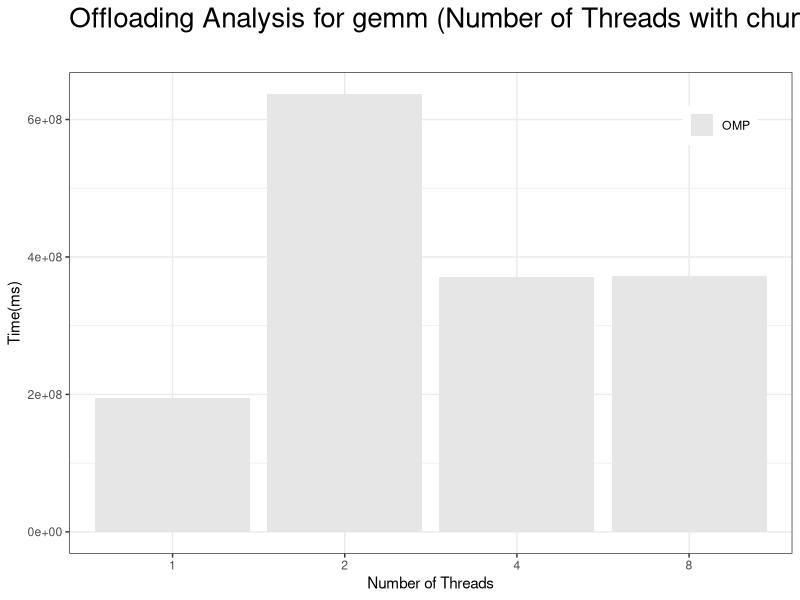
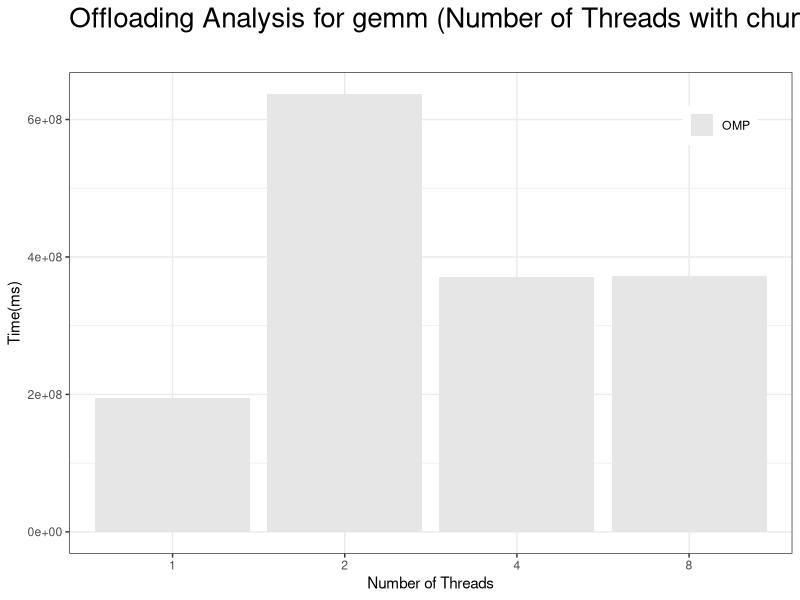
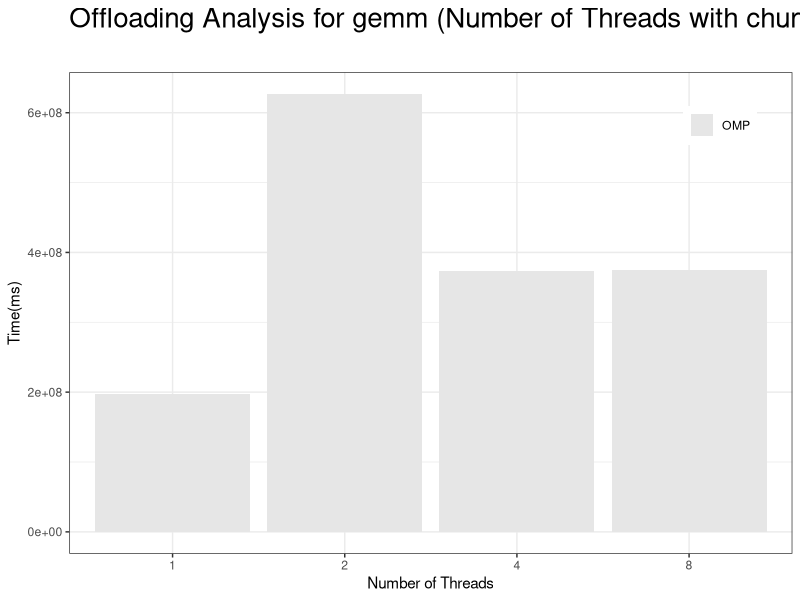
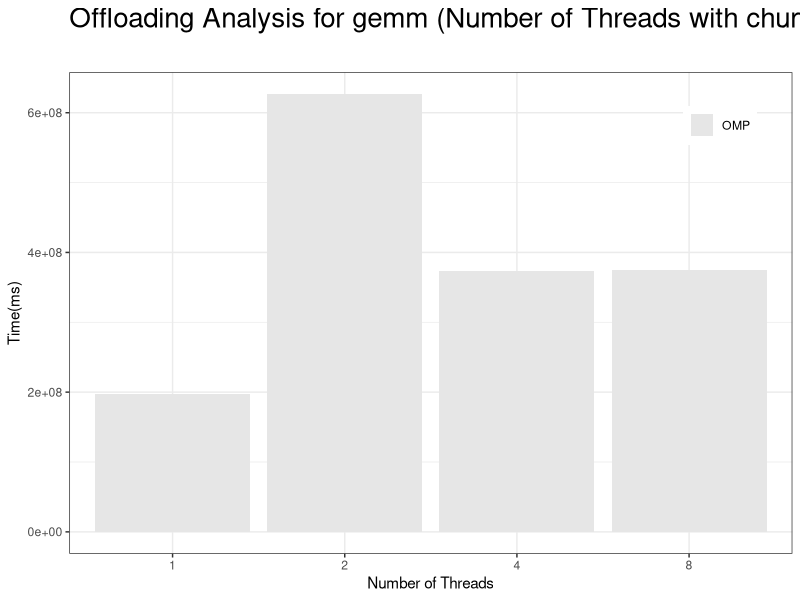
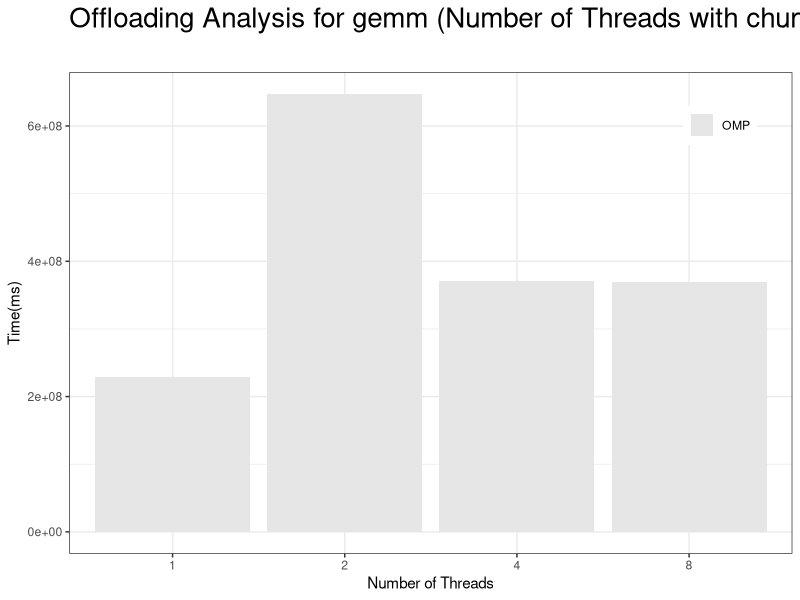
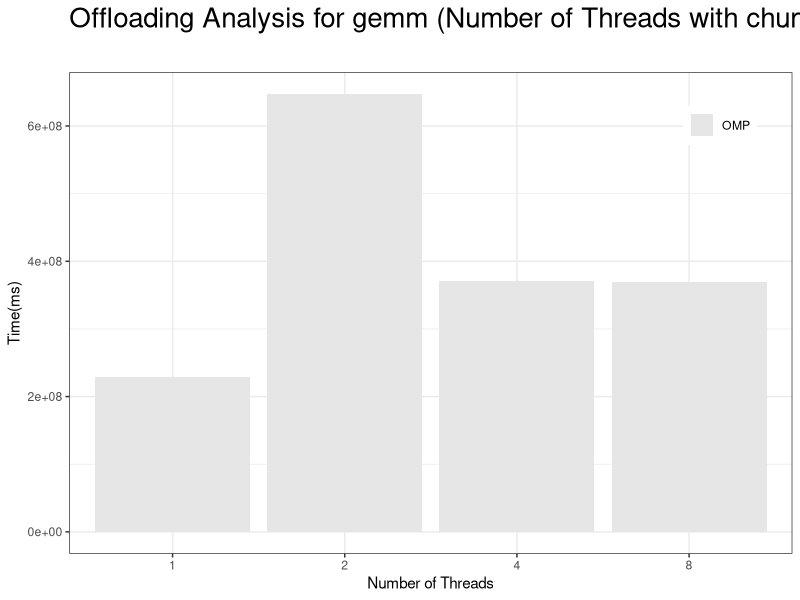
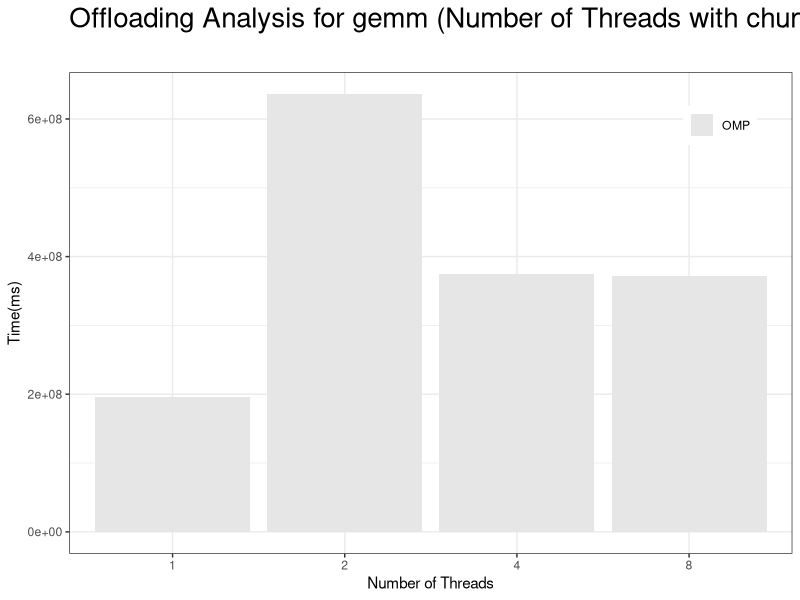
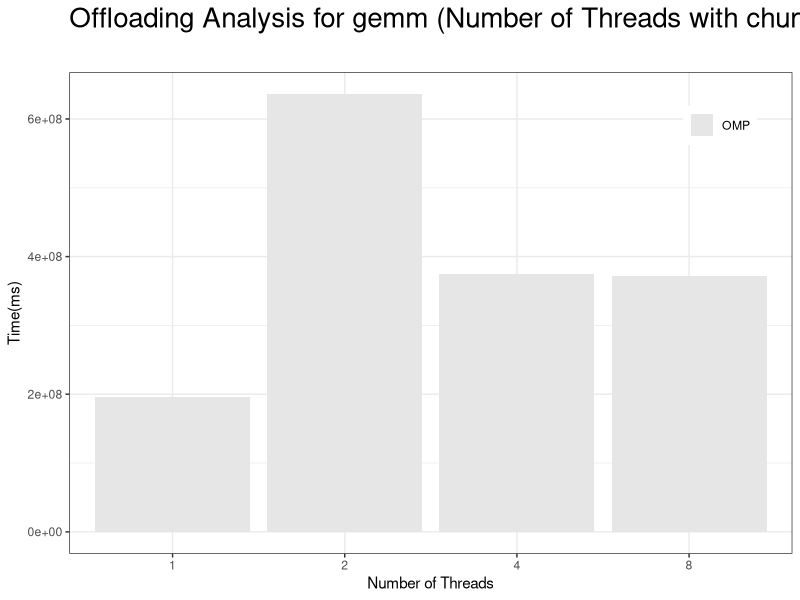

Source code (R) for these figures, in order:
library(plyr)
library(ggplot2)
library(scales) # to access break formatting functions
#library(pdf)

# Multiple plot function
#
# ggplot objects can be passed in ..., or to plotlist (as a list of ggplot objects)
# - cols:   Number of columns in layout
# - layout: A matrix specifying the layout. If present, 'cols' is ignored.
#
# If the layout is something like matrix(c(1,2,3,3), nrow=2, byrow=TRUE),
# then plot 1 will go in the upper left, 2 will go in the upper right, and
# 3 will go all the way across the bottom.
#
multiplot <- function(..., plotlist=NULL, file, cols=1, layout=NULL) {
  library(grid)

  # Make a list from the ... arguments and plotlist
  plots <- c(list(...), plotlist)

  numPlots = length(plots)

  # If layout is NULL, then use 'cols' to determine layout
  if (is.null(layout)) {
    # Make the panel
    # ncol: Number of columns of plots
    # nrow: Number of rows needed, calculated from # of cols
    layout <- matrix(seq(1, cols * ceiling(numPlots/cols)),
                    ncol = cols, nrow = ceiling(numPlots/cols))
  }

 if (numPlots==1) {
    print(plots[[1]])

  } else {
    # Set up the page
    grid.newpage()
    pushViewport(viewport(layout = grid.layout(nrow(layout), ncol(layout))))

    # Make each plot, in the correct location
    for (i in 1:numPlots) {
      # Get the i,j matrix positions of the regions that contain this subplot
      matchidx <- as.data.frame(which(layout == i, arr.ind = TRUE))

      print(plots[[i]], vp = viewport(layout.pos.row = matchidx$row,
                                      layout.pos.col = matchidx$col))
    }
  }
}

# Insert rows in data frame.
# Usage: 
# r <- nrow(existingDF) + 1
# newrow <- c(2,3,4,5)
# insertRow(existingDF, newrow, r)
# insertRow(existingDF, c(9,6,3,1), 1)
insertRow <- function(existingDF, newrow, r) {
  existingDF[seq(r+1,nrow(existingDF)+1),] <- existingDF[seq(r,nrow(existingDF)),]
  existingDF[r,] <- newrow
  existingDF
}

##meus dados
setwd("/home/todos/alunos/cm/a1625381/Área de trabalho/aula11");

# Load data about OMP, CUDA, OMP_OFF.
##abre dados do csv
data = read.csv("./src/codigo-suporte/terreno.csv");
View(data)

cdata <- ddply(data, c("exp","execution","benchmark", "size_of_data", "schedule", "chunk_size", "num_threads", "version", "num_threads", "N", "ORIG", "OMP"), summarise,
                   N    = length(chunk_size),
                   mean_orig = mean(ORIG),
                   mean_omp = mean(OMP),
                  # mean_omp_off = mean(OMP_OFF),
                  # mean_cuda_kernel_1 = mean(CUDA_KERNEL1),
                  # mean_cuda_kernel_2 = mean(CUDA_KERNEL2),
                  # mean_cuda_kernel_3 = mean(CUDA_KERNEL3),
                  # mean_cuda = mean_cuda_kernel_1 + mean_cuda_kernel_2 + mean_cuda_kernel_3,
                  # mean_dt_h2d = mean(DT_H2D),
                  # mean_dt_d2h = mean(DT_D2H),
                   
                   sd_orig = 2 * sd(ORIG),
                   sd_omp = 2 * sd(OMP),
                  # sd_omp_off = 2 * sd(OMP_OFF),
                  # sd_cuda_kernel_1 = 2 * sd(CUDA_KERNEL1),
                  # sd_cuda_kernel_2 = 2 * sd(CUDA_KERNEL2),
                  # sd_cuda_kernel_3 = 2 * sd(CUDA_KERNEL3),
                  # sd_cuda = sd_cuda_kernel_1 + sd_cuda_kernel_2 + sd_cuda_kernel_3,
                  # sd_dt_h2d = 2 * sd(DT_H2D),
                  # sd_dt_d2h = 2 * sd(DT_D2H),
                   
                   se_orig = sd_orig / sqrt(N),
                   se_omp = sd_omp / sqrt(N),
                  # se_omp_off = sd_omp_off / sqrt(N),
                  # se_cuda_kernel_1 = sd_cuda_kernel_1 / sqrt(N),
                  # se_cuda_kernel_2 = sd_cuda_kernel_2 / sqrt(N),
                  # se_cuda_kernel_3 = sd_cuda_kernel_3 / sqrt(N),
                  # se_cuda = se_cuda_kernel_1 + se_cuda_kernel_2 + se_cuda_kernel_3,
                  # se_dt_h2d = sd_dt_h2d / sqrt(N),
                  # se_dt_d2h = sd_dt_d2h / sqrt(N),
                   
                   mean_plot_value = 0.0,
                   se_plot_value = 0.0,
                   sd_plot_value = 0.0
                  # sum_work_finish_before_offload_decision = sum(WORK_FINISHED_BEFORE_OFFLOAD_DECISION),
                  # sum_reach_offload_decision_point = sum(REACH_OFFLOAD_DECISION_POINT),
                  # sum_decided_by_offloading = sum(DECIDED_BY_OFFLOADING),
                  # sum_made_the_offloading = sum(MADE_THE_OFFLOADING)
)

View(cdata)

# Prepare column to plot.
cdata$mean_plot_value  <- ifelse(cdata$version == "OMP", cdata$mean_omp, ifelse(cdata$version == "OMP+OFF", cdata$mean_omp_off, cdata$mean_cuda))
cdata$sd_plot_value  <- ifelse(cdata$version == "OMP", cdata$sd_omp, ifelse(cdata$version == "OMP+OFF", cdata$sd_omp_off, cdata$sd_cuda))
cdata$se_plot_value  <- ifelse(cdata$version == "OMP", cdata$se_omp, ifelse(cdata$version == "OMP+OFF", cdata$se_omp_off, cdata$se_cuda))

#test <-subset(cdata, version == "OMP+OFF")
#write.csv(test, file = "gemm-execucoes-nao-alcancaram-ponto-decisao.csv")

#    exp     size_of_data  N  mean_orig mean_cuda      sd_orig    sd_cuda      se_orig
df_data = data.frame(x=cdata$num_threads, y=cdata$chunk_size, z=cdata$mean_orig, z_se=cdata$se_orig, z_sd=cdata$sd_orig, t=cdata$mean_plot_value, t_se=cdata$se_plot_value, t_sd=cdata$sd_plot_value, cat=cdata$version)
df_data$x = as.factor(df_data$x)
df_data$y = as.factor(df_data$y)

View(df_data)
# Chunk size 16.
# Chunk size 0 is CUDA version.
# df_plot_16 <- subset(df_data, y== 16 | y == 0)
df_plot_16 <- subset(df_data, y== 16)

View(df_plot_16)

# write.csv(df_plot, file = "chunk_size_evaluation_df_plot.csv")

# df_plot = read.csv("/dados/rogerio/USP/doutorado/prova-de-conceito/testes-prova-conceito/openmp-hook/experiments/chunk_size_evaluation/graph/chunk_size_evaluation_df_plot.csv");
# View(df_plot)

#pdf(filename="evaluating-chunk_size-benchmark-gemm-data-extralarge_dataset-num_threads-1-a-24-dynamic-chunk_size-16.pdf", width=1200, height=800);

p1 <- ggplot(df_plot_16, aes(x=x, y=t, fill=cat)) + 
  geom_bar(stat="identity", position="dodge") +
  geom_errorbar(aes(ymin=t-t_sd, ymax=t+t_sd),
                size=.5,    # Thinner lines
                width=.4,
                position=position_dodge(.9)) + 
  xlab("Number of Threads") +
  ylab("Time(ms)") +
  #scale_fill_manual(name="Experiment", # Legend label, use darker colors
  #           breaks=c("OMP+OFF", "OMP"),
  #           labels=c("OMP+OFF", "OMP"), values=c("#494949", "#927080", "#B6B6B6")) +
  ggtitle("Offloading Analysis for gemm (Number of Threads with chunk_size = 16)\n") +
  # scale_y_continuous(trans='log') +
  scale_y_continuous() +
  # scale_y_log10() +
  theme_bw() +
  #theme(legend.position=c(0.89,0.70), legend.title=element_blank())
  theme(legend.position=c(0.9,0.89), legend.title=element_blank(), plot.title = element_text(size=20))

(p1 = p1 + scale_fill_grey(start = 0.9, end = 0.2))

multiplot(p1, cols=1)
#####dev.copy2pdf(file = "evaluating-chunk_size-benchmark-gemm-data-extralarge_dataset-num_threads-1-a-24-dynamic-chunk_size-16.pdf");
# dev.off ();

# Chunk size 32.
#df_plot_32 <- subset(df_data, y== 32 | y == 0)
df_plot_32 <- subset(df_data, y== 32)

View(df_plot_32)

# write.csv(df_plot, file = "chunk_size_evaluation_df_plot.csv")

# df_plot = read.csv("/dados/rogerio/USP/doutorado/prova-de-conceito/testes-prova-conceito/openmp-hook/experiments/chunk_size_evaluation/graph/chunk_size_evaluation_df_plot.csv");
# View(df_plot)

#pdf(filename="evaluating-chunk_size-benchmark-gemm-data-extralarge_dataset-num_threads-1-a-24-dynamic-chunk_size-32.pdf", width=1200, height=800);

p2 <- ggplot(df_plot_32, aes(x=x, y=t, fill=cat)) + 
  geom_bar(stat="identity", position="dodge") +
  geom_errorbar(aes(ymin=t-t_sd, ymax=t+t_sd),
                size=.5,    # Thinner lines
                width=.4,
                position=position_dodge(.9)) + 
  xlab("Number of Threads") +
  ylab("Time(ms)") +
  #scale_fill_manual(name="Experiment", # Legend label, use darker colors
  #           breaks=c("OMP+OFF", "OMP"),
  #           labels=c("OMP+OFF", "OMP"), values=c("#494949", "#927080", "#B6B6B6")) +
  ggtitle("Offloading Analysis for gemm (Number of Threads with chunk_size = 32)\n") +
  # scale_y_continuous(trans='log') +
  scale_y_continuous() +
  # scale_y_log10() +
  theme_bw() +
  #theme(legend.position=c(0.89,0.70), legend.title=element_blank())
  theme(legend.position=c(0.9,0.89), legend.title=element_blank(), plot.title = element_text(size=20))

(p2 = p2 + scale_fill_grey(start = 0.9, end = 0.2))

multiplot(p2, cols=1)
dev.copy2pdf(file = "evaluating-chunk_size-benchmark-gemm-data-extralarge_dataset-num_threads-1-a-24-dynamic-chunk_size-32.pdf");
# dev.off ();

# Chunk size 64.
# df_plot_64 <- subset(df_data, y== 64 | y == 0)
df_plot_64 <- subset(df_data, y== 64)

View(df_plot_64)

# write.csv(df_plot, file = "chunk_size_evaluation_df_plot.csv")

# df_plot = read.csv("/dados/rogerio/USP/doutorado/prova-de-conceito/testes-prova-conceito/openmp-hook/experiments/chunk_size_evaluation/graph/chunk_size_evaluation_df_plot.csv");
# View(df_plot)

#pdf(filename="evaluating-chunk_size-benchmark-gemm-data-extralarge_dataset-num_threads-1-a-24-dynamic-chunk_size-32.pdf", width=1200, height=800);

p3 <- ggplot(df_plot_64, aes(x=x, y=t, fill=cat)) + 
  geom_bar(stat="identity", position="dodge") +
  geom_errorbar(aes(ymin=t-t_sd, ymax=t+t_sd),
                size=.5,    # Thinner lines
                width=.4,
                position=position_dodge(.9)) + 
  xlab("Number of Threads") +
  ylab("Time(ms)") +
  #scale_fill_manual(name="Experiment", # Legend label, use darker colors
  #           breaks=c("OMP+OFF", "OMP"),
  #           labels=c("OMP+OFF", "OMP"), values=c("#494949", "#927080", "#B6B6B6")) +
  ggtitle("Offloading Analysis for gemm (Number of Threads with chunk_size = 64)\n") +
  # scale_y_continuous(trans='log') +
  scale_y_continuous() +
  # scale_y_log10() +
  theme_bw() +
  #theme(legend.position=c(0.89,0.70), legend.title=element_blank())
  theme(legend.position=c(0.9,0.89), legend.title=element_blank(), plot.title = element_text(size=20))

(p3 = p3 + scale_fill_grey(start = 0.9, end = 0.2))

multiplot(p3, cols=1)
dev.copy2pdf(file = "evaluating-chunk_size-benchmark-gemm-data-extralarge_dataset-num_threads-1-a-24-dynamic-chunk_size-64.pdf");
# dev.off ();

# Chunk size 128.
#df_plot_128 <- subset(df_data, y== 128 | y == 0)
df_plot_128 <- subset(df_data, y== 128)

View(df_plot_128)

# write.csv(df_plot, file = "chunk_size_evaluation_df_plot.csv")

# df_plot = read.csv("/dados/rogerio/USP/doutorado/prova-de-conceito/testes-prova-conceito/openmp-hook/experiments/chunk_size_evaluation/graph/chunk_size_evaluation_df_plot.csv");
# View(df_plot)

#pdf(filename="evaluating-chunk_size-benchmark-gemm-data-extralarge_dataset-num_threads-1-a-24-dynamic-chunk_size-128.pdf", width=1200, height=800);

p4 <- ggplot(df_plot_128, aes(x=x, y=t, fill=cat)) + 
  geom_bar(stat="identity", position="dodge") +
  geom_errorbar(aes(ymin=t-t_sd, ymax=t+t_sd),
                size=.5,    # Thinner lines
                width=.4,
                position=position_dodge(.9)) + 
  xlab("Number of Threads") +
  ylab("Time(ms)") +
  #scale_fill_manual(name="Experiment", # Legend label, use darker colors
  #           breaks=c("OMP+OFF", "OMP"),
  #           labels=c("OMP+OFF", "OMP"), values=c("#494949", "#927080", "#B6B6B6")) +
  ggtitle("Offloading Analysis for gemm (Number of Threads with chunk_size = 128)\n") +
  # scale_y_continuous(trans='log') +
  scale_y_continuous() +
  # scale_y_log10() +
  theme_bw() +
  #theme(legend.position=c(0.89,0.70), legend.title=element_blank())
  theme(legend.position=c(0.9,0.89), legend.title=element_blank(), plot.title = element_text(size=20))

(p4 = p4 + scale_fill_grey(start = 0.9, end = 0.2))

multiplot(p4, cols=1)
dev.copy2pdf(file = "evaluating-chunk_size-benchmark-gemm-data-extralarge_dataset-num_threads-1-a-24-dynamic-chunk_size-128.pdf");
# dev.off ();

# Chunk size 256.
# df_plot_256 <- subset(df_data, y== 256 | y == 0)
df_plot_256 <- subset(df_data, y== 256)

View(df_plot_256)

# write.csv(df_plot, file = "chunk_size_evaluation_df_plot.csv")

# df_plot = read.csv("/dados/rogerio/USP/doutorado/prova-de-conceito/testes-prova-conceito/openmp-hook/experiments/chunk_size_evaluation/graph/chunk_size_evaluation_df_plot.csv");
# View(df_plot)

#pdf(filename="evaluating-chunk_size-benchmark-gemm-data-extralarge_dataset-num_threads-1-a-24-dynamic-chunk_size-256.pdf", width=1200, height=800);

p5 <- ggplot(df_plot_256, aes(x=x, y=t, fill=cat)) + 
  geom_bar(stat="identity", position="dodge") +
  geom_errorbar(aes(ymin=t-t_sd, ymax=t+t_sd),
                size=.5,    # Thinner lines
                width=.4,
                position=position_dodge(.9)) + 
  xlab("Number of Threads") +
  ylab("Time(ms)") +
  #scale_fill_manual(name="Experiment", # Legend label, use darker colors
  #           breaks=c("OMP+OFF", "OMP"),
  #           labels=c("OMP+OFF", "OMP"), values=c("#494949", "#927080", "#B6B6B6")) +
  ggtitle("Offloading Analysis for gemm (Number of Threads with chunk_size = 256)\n") +
  # scale_y_continuous(trans='log') +
  scale_y_continuous() +
  # scale_y_log10() +
  theme_bw() +
  #theme(legend.position=c(0.89,0.70), legend.title=element_blank())
  theme(legend.position=c(0.9,0.89), legend.title=element_blank(), plot.title = element_text(size=20))

(p5 = p5 + scale_fill_grey(start = 0.9, end = 0.2))

multiplot(p5, cols=1)
#####dev.copy2pdf(file = "evaluating-chunk_size-benchmark-gemm-data-extralarge_dataset-num_threads-1-a-24-dynamic-chunk_size-256.pdf");
# dev.off ();


